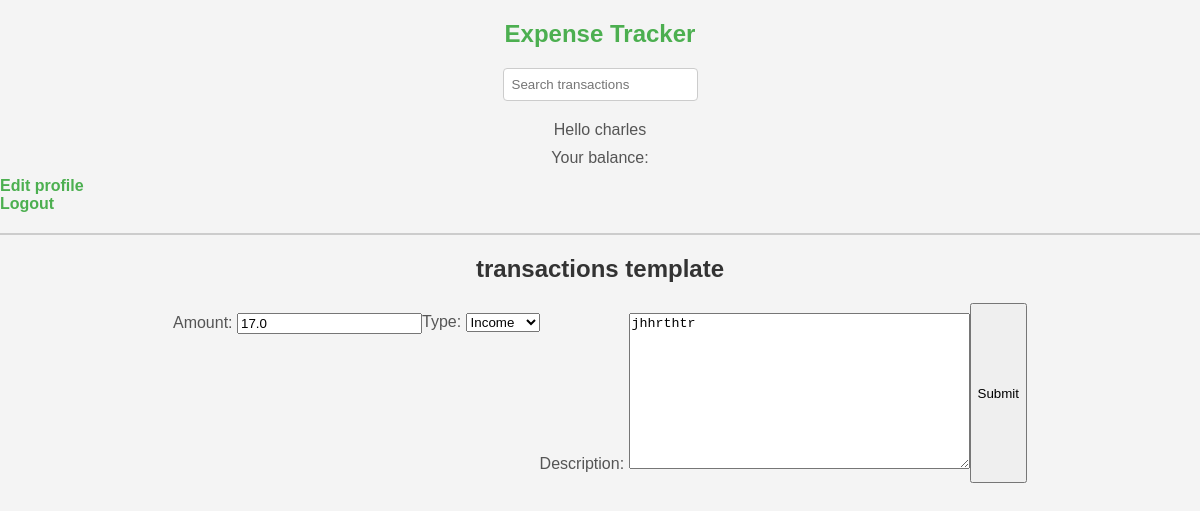
Page /edit_transaction/15 (signed in) on the committed database.
### base/models.py (models this page shows)
class Transaction(models.Model):
    id = models.BigAutoField(primary_key=True)
    amount = models.FloatField(null=False, default=0)
    class TransactionType(models.IntegerChoices):
        INCOME = 1, 'Income'
        EXPENSE = 2, 'Expense'
    type = models.IntegerField(choices=TransactionType.choices, null=True)
    description = models.TextField(null=True, blank=True)
    user = models.ForeignKey(
        auth_user, on_delete=models.SET_NULL, null=True)
    is_visible = models.BooleanField(default=True)
    date_create = models.DateTimeField(default=datetime.now())
    date_update = models.DateTimeField(null=True)

### base/views.py (the view, shortened to what this page needs)
# urls.py: path('edit_transaction/<str:id>',
@login_required(login_url='login')
def edit_transaction(request, id):
    user = User.objects.get(id=request.user.id)
    transaction = Transaction.objects.get(id=id)
    form = transaction_form(instance=transaction)
    if user.id != transaction.user.id:
        return HttpResponse('not owner')
    context = {'form': form}
    return render(request, 'transactions/transaction_form.html', context)

### base/forms.py
class transaction_form(ModelForm):
    class Meta:
        model = Transaction
        exclude = ['user', 'date_create', 'date_update', 'is_visible']

### templates/transactions/transaction_form.html (shortened to what this page needs)
{% extends 'main.html' %}
{% block content %}
<h1>transactions template</h1>
<div>
    <form action="", method="post">
        {{form.as_p}}
        <input type="submit" value="Submit" />
    </form>
</div>
{% endblock content %}

### templates/navbar.html (shortened to what this page needs)
<!DOCTYPE html>
<html lang="en">
<head>
</head>
<body>
    <div class="all">
        <h1><a href="/">Expense Tracker</a></h1>
        <form method="GET" action="{% url 'transactions' %}">
            <input type="text" name="search" placeholder="Search transactions"/>
        </form>
        {% if request.user.is_authenticated %}
            <p>Hello {{ request.user }}</p>
            <p>Your balance: {{ myUser.balance }}</p>
            <a href="{% url 'profile' request.user.id %}">Edit profile</a><br>
            <a href="{% url 'logout' %}">Logout</a>
        {% else %}
            <a href="{% url 'login' %}">Login</a>
        {% endif %}
        <hr>
    </div>
</body>
</html>

### templates/navbar.html (style rules this page uses)
body { font-family: 'Arial', sans-serif; background-color: #f4f4f4; margin: 0; padding: 0; flex-direction: column; align-items: center; }
div { padding: auto; }
h1 { color: #333; text-align: center; margin: 20px 0; text-decoration: none; font-size: 24px; }
form { display: flex; justify-content: center; margin-bottom: 20px; }
input[type="text"] { padding: 8px; border: 1px solid #ccc; border-radius: 4px; }
p { text-align: center; margin: 10px 0; color: #555; }
a { text-decoration: none; color: #4caf50; font-weight: bold; }
hr { width: 100%; border: 1px solid #ccc; margin: 20px 0; }

### rows in the picture
Transaction: amount "17.0", type "Income", description "jhhrthtr"

### other values in the picture
{{ request.user }} "charles"
